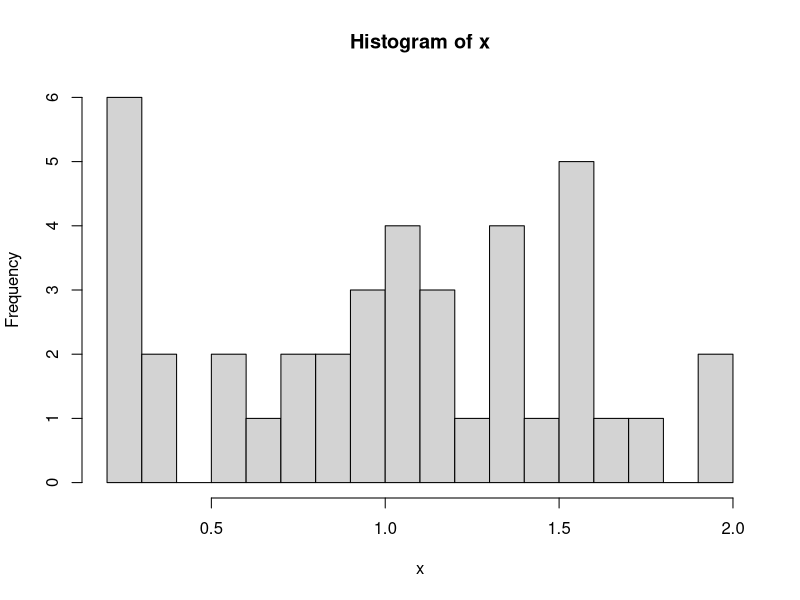
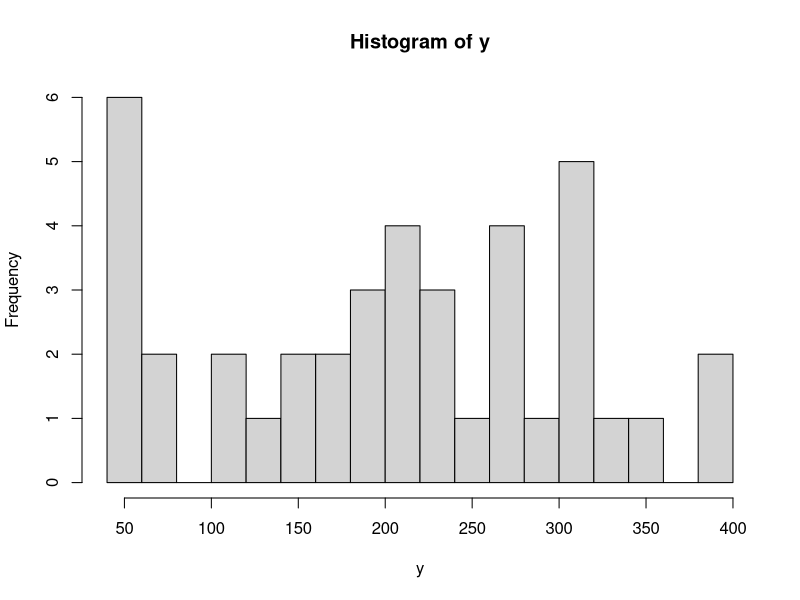

The R script that drew these images, in order:
# The weights of a diamond and other precious stones are usually measured in carats.  One carat is traditionally equal to 200 milligrams.  A random sample of the weights(in carats) of conflict-free loose diamonds is as follows:
# 0.23	0.27	0.30	0.25	0.27	0.26	0.40	0.40
# 0.51	0.58	0.61	0.80	0.90	1.02	0.92	1.01
# 0.76	0.90	1.14	1.11	1.38	1.52	0.96	1.16
# 1.52	1.05	1.51	1.36	0.91	1.22	1.54	1.35
# 1.76	2.00	1.01	1.69	1.51	2.00	1.45	1.38
# a.) constuct a frequency distrtibution and a histogram for the data
# b.) multiply each ovservation in the table by 200, to convert the weights into milligrams.  Construct a frequency distribution and a histogram for the new transformed data.
# c.) compare the two histograms.  Are the shapes simlilar? Describe any differences.

x<-c(0.23,0.27,0.30,0.25,0.27,0.26,0.40,0.40,0.51,0.58,0.61,0.80,0.90,1.02,0.92,1.01,0.76,0.90,1.14,1.11,1.38,1.52,0.96,1.16,1.52,1.05,1.51,1.36,0.91,1.22,1.54,1.35,1.76,2.00,1.01,1.69,1.51,2.00,1.45,1.38)
range(x)
bin1<-seq(min(x),max(x),by=.25)
x.cut<- cut(x, bin1, right=FALSE)
x.freq<-table(x.cut)
data.frame(x.freq)
hist(x,breaks = 15)


y<-200*x
range(y)
bin2<-seq(min(y),max(y),by=25)
y.cut<- cut(y, bin2, right=FALSE)
y.freq<-table(y.cut)
data.frame(y.freq)
hist(y,breaks = 15)
